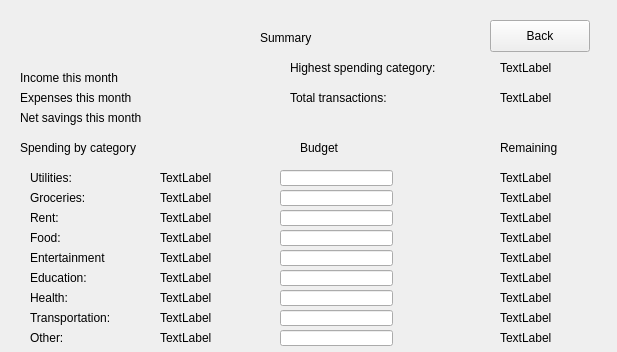
<?xml version="1.0" encoding="UTF-8"?>
<ui version="4.0">
 <class>statistics</class>
 <widget class="QWidget" name="statistics">
  <property name="geometry">
   <rect>
    <x>0</x>
    <y>0</y>
    <width>617</width>
    <height>352</height>
   </rect>
  </property>
  <property name="windowTitle">
   <string>Form</string>
  </property>
  <widget class="QLabel" name="label">
   <property name="geometry">
    <rect>
     <x>260</x>
     <y>30</y>
     <width>58</width>
     <height>16</height>
    </rect>
   </property>
   <property name="text">
    <string>Summary</string>
   </property>
  </widget>
  <widget class="QLabel" name="label_2">
   <property name="geometry">
    <rect>
     <x>20</x>
     <y>70</y>
     <width>121</width>
     <height>16</height>
    </rect>
   </property>
   <property name="text">
    <string>Income this month</string>
   </property>
  </widget>
  <widget class="QLabel" name="label_3">
   <property name="geometry">
    <rect>
     <x>20</x>
     <y>90</y>
     <width>131</width>
     <height>16</height>
    </rect>
   </property>
   <property name="text">
    <string>Expenses this month</string>
   </property>
  </widget>
  <widget class="QLabel" name="label_4">
   <property name="geometry">
    <rect>
     <x>20</x>
     <y>110</y>
     <width>151</width>
     <height>16</height>
    </rect>
   </property>
   <property name="text">
    <string>Net savings this month</string>
   </property>
  </widget>
  <widget class="QLabel" name="monthIncome">
   <property name="geometry">
    <rect>
     <x>220</x>
     <y>70</y>
     <width>58</width>
     <height>16</height>
    </rect>
   </property>
   <property name="text">
    <string/>
   </property>
  </widget>
  <widget class="QLabel" name="monthExpenses">
   <property name="geometry">
    <rect>
     <x>220</x>
     <y>90</y>
     <width>58</width>
     <height>16</height>
    </rect>
   </property>
   <property name="text">
    <string/>
   </property>
  </widget>
  <widget class="QLabel" name="monthSaving">
   <property name="geometry">
    <rect>
     <x>220</x>
     <y>110</y>
     <width>58</width>
     <height>16</height>
    </rect>
   </property>
   <property name="text">
    <string/>
   </property>
  </widget>
  <widget class="QLabel" name="label_5">
   <property name="geometry">
    <rect>
     <x>290</x>
     <y>60</y>
     <width>171</width>
     <height>16</height>
    </rect>
   </property>
   <property name="text">
    <string>Highest spending category:</string>
   </property>
  </widget>
  <widget class="QLabel" name="label_6">
   <property name="geometry">
    <rect>
     <x>20</x>
     <y>140</y>
     <width>131</width>
     <height>16</height>
    </rect>
   </property>
   <property name="text">
    <string>Spending by category</string>
   </property>
  </widget>
  <widget class="QLabel" name="label_7">
   <property name="geometry">
    <rect>
     <x>30</x>
     <y>170</y>
     <width>58</width>
     <height>16</height>
    </rect>
   </property>
   <property name="text">
    <string>Utilities:</string>
   </property>
  </widget>
  <widget class="QLabel" name="label_8">
   <property name="geometry">
    <rect>
     <x>30</x>
     <y>190</y>
     <width>61</width>
     <height>16</height>
    </rect>
   </property>
   <property name="text">
    <string>Groceries:</string>
   </property>
  </widget>
  <widget class="QLabel" name="label_9">
   <property name="geometry">
    <rect>
     <x>30</x>
     <y>210</y>
     <width>58</width>
     <height>16</height>
    </rect>
   </property>
   <property name="text">
    <string>Rent:</string>
   </property>
  </widget>
  <widget class="QLabel" name="label_10">
   <property name="geometry">
    <rect>
     <x>30</x>
     <y>230</y>
     <width>58</width>
     <height>16</height>
    </rect>
   </property>
   <property name="text">
    <string>Food:</string>
   </property>
  </widget>
  <widget class="QLabel" name="label_11">
   <property name="geometry">
    <rect>
     <x>30</x>
     <y>250</y>
     <width>91</width>
     <height>16</height>
    </rect>
   </property>
   <property name="text">
    <string>Entertainment</string>
   </property>
  </widget>
  <widget class="QLabel" name="label_12">
   <property name="geometry">
    <rect>
     <x>30</x>
     <y>270</y>
     <width>71</width>
     <height>16</height>
    </rect>
   </property>
   <property name="text">
    <string>Education:</string>
   </property>
  </widget>
  <widget class="QLabel" name="label_13">
   <property name="geometry">
    <rect>
     <x>30</x>
     <y>290</y>
     <width>58</width>
     <height>16</height>
    </rect>
   </property>
   <property name="text">
    <string>Health:</string>
   </property>
  </widget>
  <widget class="QLabel" name="Highestspending">
   <property name="geometry">
    <rect>
     <x>500</x>
     <y>60</y>
     <width>58</width>
     <height>16</height>
    </rect>
   </property>
   <property name="text">
    <string>TextLabel</string>
   </property>
  </widget>
  <widget class="QLabel" name="Utilities">
   <property name="geometry">
    <rect>
     <x>160</x>
     <y>170</y>
     <width>58</width>
     <height>16</height>
    </rect>
   </property>
   <property name="text">
    <string>TextLabel</string>
   </property>
  </widget>
  <widget class="QLabel" name="Groceries">
   <property name="geometry">
    <rect>
     <x>160</x>
     <y>190</y>
     <width>58</width>
     <height>16</height>
    </rect>
   </property>
   <property name="text">
    <string>TextLabel</string>
   </property>
  </widget>
  <widget class="QLabel" name="Rent">
   <property name="geometry">
    <rect>
     <x>160</x>
     <y>210</y>
     <width>58</width>
     <height>16</height>
    </rect>
   </property>
   <property name="text">
    <string>TextLabel</string>
   </property>
  </widget>
  <widget class="QLabel" name="Food">
   <property name="geometry">
    <rect>
     <x>160</x>
     <y>230</y>
     <width>58</width>
     <height>16</height>
    </rect>
   </property>
   <property name="text">
    <string>TextLabel</string>
   </property>
  </widget>
  <widget class="QLabel" name="Entertainment">
   <property name="geometry">
    <rect>
     <x>160</x>
     <y>250</y>
     <width>58</width>
     <height>16</height>
    </rect>
   </property>
   <property name="text">
    <string>TextLabel</string>
   </property>
  </widget>
  <widget class="QLabel" name="Education">
   <property name="geometry">
    <rect>
     <x>160</x>
     <y>270</y>
     <width>58</width>
     <height>16</height>
    </rect>
   </property>
   <property name="text">
    <string>TextLabel</string>
   </property>
  </widget>
  <widget class="QLabel" name="Health">
   <property name="geometry">
    <rect>
     <x>160</x>
     <y>290</y>
     <width>58</width>
     <height>16</height>
    </rect>
   </property>
   <property name="text">
    <string>TextLabel</string>
   </property>
  </widget>
  <widget class="QLabel" name="label_14">
   <property name="geometry">
    <rect>
     <x>290</x>
     <y>90</y>
     <width>131</width>
     <height>16</height>
    </rect>
   </property>
   <property name="text">
    <string>Total transactions:</string>
   </property>
  </widget>
  <widget class="QLabel" name="totalTransactions">
   <property name="geometry">
    <rect>
     <x>500</x>
     <y>90</y>
     <width>58</width>
     <height>16</height>
    </rect>
   </property>
   <property name="text">
    <string>TextLabel</string>
   </property>
  </widget>
  <widget class="QLabel" name="label_15">
   <property name="geometry">
    <rect>
     <x>30</x>
     <y>310</y>
     <width>101</width>
     <height>16</height>
    </rect>
   </property>
   <property name="text">
    <string>Transportation:</string>
   </property>
  </widget>
  <widget class="QLabel" name="Transportation">
   <property name="geometry">
    <rect>
     <x>160</x>
     <y>310</y>
     <width>58</width>
     <height>16</height>
    </rect>
   </property>
   <property name="text">
    <string>TextLabel</string>
   </property>
  </widget>
  <widget class="QLabel" name="label_16">
   <property name="geometry">
    <rect>
     <x>30</x>
     <y>330</y>
     <width>58</width>
     <height>16</height>
    </rect>
   </property>
   <property name="text">
    <string>Other:</string>
   </property>
  </widget>
  <widget class="QLabel" name="Other">
   <property name="geometry">
    <rect>
     <x>160</x>
     <y>330</y>
     <width>58</width>
     <height>16</height>
    </rect>
   </property>
   <property name="text">
    <string>TextLabel</string>
   </property>
  </widget>
  <widget class="QPushButton" name="back1Button">
   <property name="geometry">
    <rect>
     <x>490</x>
     <y>20</y>
     <width>100</width>
     <height>32</height>
    </rect>
   </property>
   <property name="text">
    <string>Back</string>
   </property>
  </widget>
  <widget class="QLineEdit" name="budgetUtilities">
   <property name="geometry">
    <rect>
     <x>280</x>
     <y>170</y>
     <width>113</width>
     <height>16</height>
    </rect>
   </property>
  </widget>
  <widget class="QLineEdit" name="budgetGroceries">
   <property name="geometry">
    <rect>
     <x>280</x>
     <y>190</y>
     <width>113</width>
     <height>16</height>
    </rect>
   </property>
  </widget>
  <widget class="QLineEdit" name="budgetRent">
   <property name="geometry">
    <rect>
     <x>280</x>
     <y>210</y>
     <width>113</width>
     <height>16</height>
    </rect>
   </property>
  </widget>
  <widget class="QLineEdit" name="budgetFood">
   <property name="geometry">
    <rect>
     <x>280</x>
     <y>230</y>
     <width>113</width>
     <height>16</height>
    </rect>
   </property>
  </widget>
  <widget class="QLineEdit" name="budgetEntertainment">
   <property name="geometry">
    <rect>
     <x>280</x>
     <y>250</y>
     <width>113</width>
     <height>16</height>
    </rect>
   </property>
  </widget>
  <widget class="QLineEdit" name="budgetEducation">
   <property name="geometry">
    <rect>
     <x>280</x>
     <y>270</y>
     <width>113</width>
     <height>16</height>
    </rect>
   </property>
  </widget>
  <widget class="QLineEdit" name="budgetHealth">
   <property name="geometry">
    <rect>
     <x>280</x>
     <y>290</y>
     <width>113</width>
     <height>16</height>
    </rect>
   </property>
  </widget>
  <widget class="QLineEdit" name="budgetTransportation">
   <property name="geometry">
    <rect>
     <x>280</x>
     <y>310</y>
     <width>113</width>
     <height>16</height>
    </rect>
   </property>
  </widget>
  <widget class="QLineEdit" name="budgetOther">
   <property name="geometry">
    <rect>
     <x>280</x>
     <y>330</y>
     <width>113</width>
     <height>16</height>
    </rect>
   </property>
  </widget>
  <widget class="QLabel" name="label_17">
   <property name="geometry">
    <rect>
     <x>300</x>
     <y>140</y>
     <width>58</width>
     <height>16</height>
    </rect>
   </property>
   <property name="text">
    <string>Budget</string>
   </property>
  </widget>
  <widget class="QLabel" name="label_18">
   <property name="geometry">
    <rect>
     <x>500</x>
     <y>140</y>
     <width>71</width>
     <height>16</height>
    </rect>
   </property>
   <property name="text">
    <string>Remaining</string>
   </property>
  </widget>
  <widget class="QLabel" name="remainingUtilities">
   <property name="geometry">
    <rect>
     <x>500</x>
     <y>170</y>
     <width>58</width>
     <height>16</height>
    </rect>
   </property>
   <property name="text">
    <string>TextLabel</string>
   </property>
  </widget>
  <widget class="QLabel" name="remainingGroceries">
   <property name="geometry">
    <rect>
     <x>500</x>
     <y>190</y>
     <width>58</width>
     <height>16</height>
    </rect>
   </property>
   <property name="text">
    <string>TextLabel</string>
   </property>
  </widget>
  <widget class="QLabel" name="remainingRent">
   <property name="geometry">
    <rect>
     <x>500</x>
     <y>210</y>
     <width>58</width>
     <height>16</height>
    </rect>
   </property>
   <property name="text">
    <string>TextLabel</string>
   </property>
  </widget>
  <widget class="QLabel" name="remainingFood">
   <property name="geometry">
    <rect>
     <x>500</x>
     <y>230</y>
     <width>58</width>
     <height>16</height>
    </rect>
   </property>
   <property name="text">
    <string>TextLabel</string>
   </property>
  </widget>
  <widget class="QLabel" name="remainingEntertainment">
   <property name="geometry">
    <rect>
     <x>500</x>
     <y>250</y>
     <width>58</width>
     <height>16</height>
    </rect>
   </property>
   <property name="text">
    <string>TextLabel</string>
   </property>
  </widget>
  <widget class="QLabel" name="remainingEducation">
   <property name="geometry">
    <rect>
     <x>500</x>
     <y>270</y>
     <width>58</width>
     <height>16</height>
    </rect>
   </property>
   <property name="text">
    <string>TextLabel</string>
   </property>
  </widget>
  <widget class="QLabel" name="remainingHealth">
   <property name="geometry">
    <rect>
     <x>500</x>
     <y>290</y>
     <width>58</width>
     <height>16</height>
    </rect>
   </property>
   <property name="text">
    <string>TextLabel</string>
   </property>
  </widget>
  <widget class="QLabel" name="remainingTransportation">
   <property name="geometry">
    <rect>
     <x>500</x>
     <y>310</y>
     <width>58</width>
     <height>16</height>
    </rect>
   </property>
   <property name="text">
    <string>TextLabel</string>
   </property>
  </widget>
  <widget class="QLabel" name="remainingOther">
   <property name="geometry">
    <rect>
     <x>500</x>
     <y>330</y>
     <width>58</width>
     <height>16</height>
    </rect>
   </property>
   <property name="text">
    <string>TextLabel</string>
   </property>
  </widget>
 </widget>
 <resources/>
 <connections/>
</ui>
